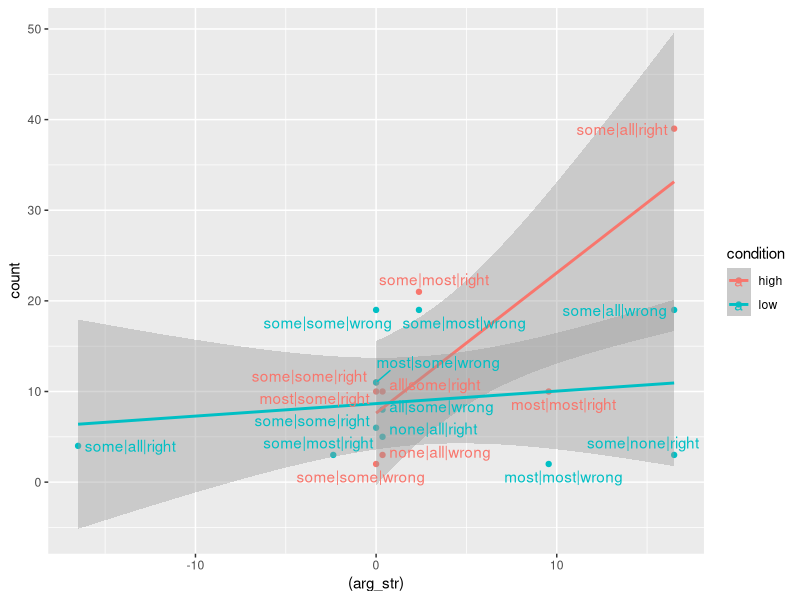

The R source for this figure:
library(tidyverse)

d = read_csv('../02_data/data_raw.csv') %>% 
  # fix typo in column head
  rename(situation_number = sitation_number)


## semantics of expressions ----

evaluate_quantifier = function(quantifier, bool_vector) {
  case_when(
    quantifier == "all"  ~ sum(bool_vector) == length(bool_vector),
    quantifier == "some" ~ sum(bool_vector) >= 1,
    quantifier == "many" ~ sum(bool_vector) > 0.3 * length(bool_vector),
    quantifier == "most" ~ sum(bool_vector) > 0.5 * length(bool_vector),
    quantifier == "none" ~ sum(bool_vector) == 0,
    quantifier == "few"  ~ sum(bool_vector) <= 0.3 * length(bool_vector)
  )
}

evaluate_predicate = function(resp, stimulus){
  if (resp[3] == "wrong") {
    return(1 - stimulus)
  } 
  else {
    return(stimulus)
  }
}

evaluate_truth = function(resp, stimulus) {
  resp = resp %>% str_split("\\|", simplify = F) %>% unlist()
  stimulus = evaluate_predicate(resp, stimulus)
  stimulus = map_dbl(
    1:nrow(stimulus), 
    function(i) {
      evaluate_quantifier(resp[2], stimulus[i,])  
    }
  )
  evaluate_quantifier(resp[1], stimulus)
}


# calculate the probability that a single quantifier
# statement is true for a given bias and number of observations
calculate_probability_quantifier = function(quantifier, bias, n_observations) {
  case_when(
    quantifier == "all"  ~ dbinom(x= n_observations, size = n_observations, prob = bias) %>% sum,
    quantifier == "some" ~ dbinom(x= 1:n_observations, size = n_observations, prob = bias) %>% sum,
    quantifier == "many" ~ dbinom(x= ceiling(0.3*n_observations):n_observations, size = n_observations, prob = bias) %>% sum,
    quantifier == "most" ~ dbinom(x= ceiling(0.5*n_observations):n_observations, size = n_observations, prob = bias) %>% sum,
    quantifier == "none" ~ dbinom(x= 0, size = n_observations, prob = bias) %>% sum,
    quantifier == "few"  ~ dbinom(x= 0:ceiling(0.3*n_observations), size = n_observations, prob = bias) %>% sum
  )
}

# calculate the probability P(sentence|H) analytically
# for a given bias (=hypothesis)
calculate_probability = function(resp, bias) {
  #unpack sentence
  resp = resp %>% str_split("\\|", simplify = F) %>% unlist()
  # reverse success probability if predicate is "wrong"
  bias = ifelse(resp[3] == "wrong", 1-bias, bias)
  # get probability of inner quantifier being true or a single itm
  inner_prob = calculate_probability_quantifier(resp[2], bias, 12)
  # get probability of outer quantifier statement
  calculate_probability_quantifier(resp[1], inner_prob, 5)
}

calculate_probability("all|all|right", 0.8)
calculate_probability("some|all|right", 0.8)

get_truth_value = function(example_index) {
  
  resp     = d$response[example_index]
  stimulus = d$stimulus[example_index] %>% str_split("\\|", simplify = F) %>% unlist()
  
  if (length(stimulus) <= d$column_number[example_index]) {
    return(NA)
  }
  else {
    stimulus = stimulus %>% as.numeric() %>% matrix(byrow = T, ncol = d$column_number[example_index])
    stimulus = 1 - stimulus
  }

  evaluate_truth(resp, stimulus)
  
}

truth = map_lgl(1:nrow(d), function(i){
  get_truth_value(i)
})

d$truth = truth

counts =  d %>% 
  filter(truth == TRUE) %>% 
  group_by(condition, response) %>% 
  tally() %>% 
  pivot_wider(
    names_from = condition,
    values_from = n
  )

counts %>% arrange(- high) %>% head()
counts %>% arrange(- low) %>% head()

d %>% group_by(situation_number, condition) %>% 
  summarise(
    mean_true = mean(truth, na.rm = T)
  ) %>% show()

d %>% group_by(condition) %>% 
  summarise(
    mean_true = mean(truth, na.rm = T)
  ) %>% show()


# calculate argumentative strength for a given bias
get_argument_strength = function(bias) {
  out = expand_grid(
    outer = c("all", "some", "most", "none", "many", "few"),
    inner = c("all", "some", "most", "none", "many", "few"),
    predicate = c("right", "wrong"),
    bias = bias
  ) %>% 
    group_by(outer, inner, predicate) %>% 
    mutate(
      sentence = paste0(outer, "|", inner, "|", predicate),
      bias = bias,
      probability = calculate_probability(sentence, bias)
    )
  out
}

# get_argument_strength(0.8)

arg_strength = rbind(get_argument_strength(0.2), get_argument_strength(0.8)) %>% 
  pivot_wider(
    names_from = bias,
    names_prefix = "bias_",
    values_from = probability
  ) %>% 
  mutate(
    arg_str = log(bias_0.8) - log(bias_0.2)
  ) %>% 
  ungroup() %>% 
  select(sentence, arg_str, bias_0.2, bias_0.8) %>% 
  rename(response = sentence)

plot_data = counts %>% ungroup() %>% 
  pivot_longer(
    -response,
    names_to = "condition",
    values_to = "count"
  ) %>% 
  full_join(arg_strength) %>% 
  mutate(
    arg_str = ifelse(condition == "high", arg_str, -arg_str)
  )
  
plot_data %>%
  filter(count > 1 ) %>%
  ggplot(aes(y = count, x = (arg_str), color = condition)) + 
  geom_point() +
  geom_smooth(method = "lm") +
  ggrepel::geom_text_repel(aes(label = response))
